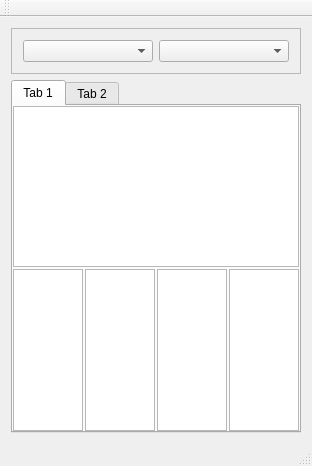
<?xml version="1.0" encoding="UTF-8"?>
<ui version="4.0">
 <class>MainWindow</class>
 <widget class="QMainWindow" name="MainWindow">
  <property name="geometry">
   <rect>
    <x>0</x>
    <y>0</y>
    <width>296</width>
    <height>466</height>
   </rect>
  </property>
  <property name="windowTitle">
   <string>MainWindow</string>
  </property>
  <widget class="QWidget" name="centralWidget">
   <layout class="QVBoxLayout" name="verticalLayout">
    <item>
     <widget class="QFrame" name="frame">
      <property name="frameShape">
       <enum>QFrame::StyledPanel</enum>
      </property>
      <property name="frameShadow">
       <enum>QFrame::Raised</enum>
      </property>
      <layout class="QHBoxLayout" name="horizontalLayout">
       <item>
        <widget class="QComboBox" name="Key"/>
       </item>
       <item>
        <widget class="QComboBox" name="Mode"/>
       </item>
      </layout>
     </widget>
    </item>
    <item>
     <widget class="QTabWidget" name="tabWidget">
      <widget class="QWidget" name="tab">
       <attribute name="title">
        <string>Tab 1</string>
       </attribute>
       <layout class="QGridLayout" name="gridLayout">
        <property name="leftMargin">
         <number>0</number>
        </property>
        <property name="topMargin">
         <number>0</number>
        </property>
        <property name="rightMargin">
         <number>0</number>
        </property>
        <property name="bottomMargin">
         <number>0</number>
        </property>
        <property name="spacing">
         <number>0</number>
        </property>
        <item row="0" column="0">
         <widget class="QTextEdit" name="textScale"/>
        </item>
        <item row="1" column="0">
         <widget class="QWidget" name="widget" native="true">
          <layout class="QHBoxLayout" name="horizontalLayout_2">
           <property name="spacing">
            <number>2</number>
           </property>
           <property name="leftMargin">
            <number>0</number>
           </property>
           <property name="topMargin">
            <number>2</number>
           </property>
           <property name="rightMargin">
            <number>0</number>
           </property>
           <property name="bottomMargin">
            <number>0</number>
           </property>
           <item>
            <widget class="QTextEdit" name="chord1"/>
           </item>
           <item>
            <widget class="QTextEdit" name="chord2"/>
           </item>
           <item>
            <widget class="QTextEdit" name="chord3"/>
           </item>
           <item>
            <widget class="QTextEdit" name="minor6"/>
           </item>
          </layout>
         </widget>
        </item>
       </layout>
      </widget>
      <widget class="QWidget" name="tab_2">
       <attribute name="title">
        <string>Tab 2</string>
       </attribute>
      </widget>
     </widget>
    </item>
   </layout>
  </widget>
  <widget class="QMenuBar" name="menuBar">
   <property name="geometry">
    <rect>
     <x>0</x>
     <y>0</y>
     <width>296</width>
     <height>22</height>
    </rect>
   </property>
  </widget>
  <widget class="QToolBar" name="mainToolBar">
   <attribute name="toolBarArea">
    <enum>TopToolBarArea</enum>
   </attribute>
   <attribute name="toolBarBreak">
    <bool>false</bool>
   </attribute>
  </widget>
  <widget class="QStatusBar" name="statusBar"/>
 </widget>
 <layoutdefault spacing="6" margin="11"/>
 <resources/>
 <connections/>
</ui>
